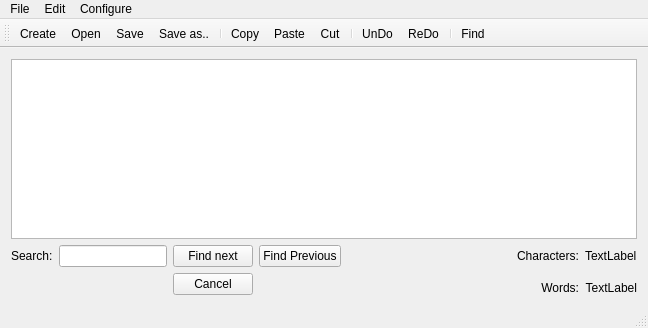
<?xml version="1.0" encoding="UTF-8"?>
<ui version="4.0">
 <class>MainWindow</class>
 <widget class="QMainWindow" name="MainWindow">
  <property name="geometry">
   <rect>
    <x>0</x>
    <y>0</y>
    <width>648</width>
    <height>328</height>
   </rect>
  </property>
  <property name="windowTitle">
   <string>MainWindow</string>
  </property>
  <widget class="QWidget" name="centralWidget">
   <layout class="QHBoxLayout" name="horizontalLayout_2">
    <item>
     <layout class="QVBoxLayout" name="verticalLayout">
      <item>
       <layout class="QHBoxLayout" name="horizontalLayout_3">
        <item>
         <widget class="QTreeWidget" name="treeWidget">
          <property name="enabled">
           <bool>true</bool>
          </property>
          <attribute name="headerVisible">
           <bool>false</bool>
          </attribute>
          <column>
           <property name="text">
            <string>file</string>
           </property>
          </column>
         </widget>
        </item>
       </layout>
      </item>
      <item>
       <layout class="QVBoxLayout" name="verticalLayout_4">
        <item>
         <layout class="QHBoxLayout" name="horizontalLayout">
          <item>
           <layout class="QGridLayout" name="gridLayout">
            <item row="0" column="1">
             <widget class="QLineEdit" name="lineEdit">
              <property name="enabled">
               <bool>true</bool>
              </property>
              <property name="text">
               <string/>
              </property>
              <property name="clearButtonEnabled">
               <bool>true</bool>
              </property>
             </widget>
            </item>
            <item row="0" column="2">
             <widget class="QPushButton" name="findNextBut">
              <property name="text">
               <string>Find next</string>
              </property>
             </widget>
            </item>
            <item row="0" column="0">
             <widget class="QLabel" name="label_5">
              <property name="text">
               <string>Search:</string>
              </property>
             </widget>
            </item>
            <item row="2" column="2">
             <widget class="QPushButton" name="cancelBut">
              <property name="text">
               <string>Cancel</string>
              </property>
             </widget>
            </item>
            <item row="0" column="3">
             <widget class="QPushButton" name="findPrevious">
              <property name="enabled">
               <bool>true</bool>
              </property>
              <property name="text">
               <string>Find Previous</string>
              </property>
             </widget>
            </item>
           </layout>
          </item>
          <item>
           <spacer name="horizontalSpacer">
            <property name="orientation">
             <enum>Qt::Horizontal</enum>
            </property>
            <property name="sizeHint" stdset="0">
             <size>
              <width>40</width>
              <height>20</height>
             </size>
            </property>
           </spacer>
          </item>
          <item>
           <layout class="QVBoxLayout" name="verticalLayout_2">
            <item>
             <widget class="QLabel" name="label_3">
              <property name="sizePolicy">
               <sizepolicy hsizetype="Minimum" vsizetype="Minimum">
                <horstretch>0</horstretch>
                <verstretch>0</verstretch>
               </sizepolicy>
              </property>
              <property name="text">
               <string>Characters:</string>
              </property>
             </widget>
            </item>
            <item>
             <widget class="QLabel" name="label">
              <property name="sizePolicy">
               <sizepolicy hsizetype="Minimum" vsizetype="Minimum">
                <horstretch>0</horstretch>
                <verstretch>0</verstretch>
               </sizepolicy>
              </property>
              <property name="text">
               <string>Words:</string>
              </property>
              <property name="alignment">
               <set>Qt::AlignBottom|Qt::AlignRight|Qt::AlignTrailing</set>
              </property>
             </widget>
            </item>
           </layout>
          </item>
          <item>
           <layout class="QVBoxLayout" name="verticalLayout_3">
            <item>
             <widget class="QLabel" name="label_4">
              <property name="sizePolicy">
               <sizepolicy hsizetype="Minimum" vsizetype="Minimum">
                <horstretch>0</horstretch>
                <verstretch>0</verstretch>
               </sizepolicy>
              </property>
              <property name="text">
               <string>TextLabel</string>
              </property>
             </widget>
            </item>
            <item>
             <widget class="QLabel" name="label_2">
              <property name="sizePolicy">
               <sizepolicy hsizetype="Minimum" vsizetype="Minimum">
                <horstretch>0</horstretch>
                <verstretch>0</verstretch>
               </sizepolicy>
              </property>
              <property name="text">
               <string>TextLabel</string>
              </property>
              <property name="alignment">
               <set>Qt::AlignBottom|Qt::AlignRight|Qt::AlignTrailing</set>
              </property>
             </widget>
            </item>
           </layout>
          </item>
         </layout>
        </item>
       </layout>
      </item>
     </layout>
    </item>
   </layout>
  </widget>
  <widget class="QMenuBar" name="menuBar">
   <property name="geometry">
    <rect>
     <x>0</x>
     <y>0</y>
     <width>648</width>
     <height>21</height>
    </rect>
   </property>
   <widget class="QMenu" name="menuFile">
    <property name="title">
     <string>File</string>
    </property>
    <addaction name="actionCreate"/>
    <addaction name="actionOpen"/>
    <addaction name="actionSave"/>
    <addaction name="actionSave_as"/>
    <addaction name="separator"/>
    <addaction name="actionExit"/>
   </widget>
   <widget class="QMenu" name="menuEdit">
    <property name="title">
     <string>Edit</string>
    </property>
    <addaction name="actionCopy"/>
    <addaction name="actionPaste"/>
    <addaction name="actionCut"/>
    <addaction name="actionUnDo"/>
    <addaction name="actionReDo"/>
   </widget>
   <widget class="QMenu" name="menuConfigure">
    <property name="title">
     <string>Configure</string>
    </property>
    <addaction name="actionShow_hide_lines"/>
    <addaction name="actionFind"/>
   </widget>
   <addaction name="menuFile"/>
   <addaction name="menuEdit"/>
   <addaction name="menuConfigure"/>
  </widget>
  <widget class="QToolBar" name="mainToolBar">
   <attribute name="toolBarArea">
    <enum>TopToolBarArea</enum>
   </attribute>
   <attribute name="toolBarBreak">
    <bool>false</bool>
   </attribute>
   <addaction name="actionCreate"/>
   <addaction name="actionOpen"/>
   <addaction name="actionSave"/>
   <addaction name="actionSave_as"/>
   <addaction name="separator"/>
   <addaction name="actionCopy"/>
   <addaction name="actionPaste"/>
   <addaction name="actionCut"/>
   <addaction name="separator"/>
   <addaction name="actionUnDo"/>
   <addaction name="actionReDo"/>
   <addaction name="separator"/>
   <addaction name="actionFind"/>
  </widget>
  <widget class="QStatusBar" name="statusBar"/>
  <action name="actionCreate">
   <property name="icon">
    <iconset resource="res.qrc">
     <normaloff>:/img/src/icons8-добавить-файл-32.png</normaloff>:/img/src/icons8-добавить-файл-32.png</iconset>
   </property>
   <property name="text">
    <string>Create</string>
   </property>
  </action>
  <action name="actionOpen">
   <property name="icon">
    <iconset resource="res.qrc">
     <normaloff>:/img/src/icons8-открыть-папку-32.png</normaloff>:/img/src/icons8-открыть-папку-32.png</iconset>
   </property>
   <property name="text">
    <string>Open</string>
   </property>
  </action>
  <action name="actionSave">
   <property name="icon">
    <iconset resource="res.qrc">
     <normaloff>:/img/src/icons8-сохранить-32.png</normaloff>:/img/src/icons8-сохранить-32.png</iconset>
   </property>
   <property name="text">
    <string>Save</string>
   </property>
  </action>
  <action name="actionSave_as">
   <property name="icon">
    <iconset resource="res.qrc">
     <normaloff>:/img/src/icons8-сохранить-как-32.png</normaloff>:/img/src/icons8-сохранить-как-32.png</iconset>
   </property>
   <property name="text">
    <string>Save as..</string>
   </property>
  </action>
  <action name="actionExit">
   <property name="text">
    <string>Exit</string>
   </property>
  </action>
  <action name="actionCopy">
   <property name="icon">
    <iconset resource="res.qrc">
     <normaloff>:/img/src/icons8-скопировать-50.png</normaloff>:/img/src/icons8-скопировать-50.png</iconset>
   </property>
   <property name="text">
    <string>Copy</string>
   </property>
  </action>
  <action name="actionPaste">
   <property name="icon">
    <iconset resource="res.qrc">
     <normaloff>:/img/src/icons8-вставить-32.png</normaloff>:/img/src/icons8-вставить-32.png</iconset>
   </property>
   <property name="text">
    <string>Paste</string>
   </property>
  </action>
  <action name="actionCut">
   <property name="icon">
    <iconset resource="res.qrc">
     <normaloff>:/img/src/icons8-ножницы-32.png</normaloff>:/img/src/icons8-ножницы-32.png</iconset>
   </property>
   <property name="text">
    <string>Cut</string>
   </property>
  </action>
  <action name="actionUnDo">
   <property name="icon">
    <iconset resource="res.qrc">
     <normaloff>:/img/src/icons8-отменить-32.png</normaloff>:/img/src/icons8-отменить-32.png</iconset>
   </property>
   <property name="text">
    <string>UnDo</string>
   </property>
  </action>
  <action name="actionReDo">
   <property name="enabled">
    <bool>true</bool>
   </property>
   <property name="icon">
    <iconset resource="res.qrc">
     <normaloff>:/img/src/icons8-повторить-32.png</normaloff>:/img/src/icons8-повторить-32.png</iconset>
   </property>
   <property name="text">
    <string>ReDo</string>
   </property>
  </action>
  <action name="actionShow_hide_lines">
   <property name="checkable">
    <bool>true</bool>
   </property>
   <property name="checked">
    <bool>true</bool>
   </property>
   <property name="text">
    <string>Show/hide lines</string>
   </property>
  </action>
  <action name="actionFind">
   <property name="icon">
    <iconset resource="res.qrc">
     <normaloff>:/img/src/icons8-поиск-50.png</normaloff>:/img/src/icons8-поиск-50.png</iconset>
   </property>
   <property name="text">
    <string>Find</string>
   </property>
   <property name="shortcut">
    <string>Ctrl+F</string>
   </property>
  </action>
 </widget>
 <layoutdefault spacing="6" margin="11"/>
 <resources>
  <include location="res.qrc"/>
 </resources>
 <connections/>
</ui>
